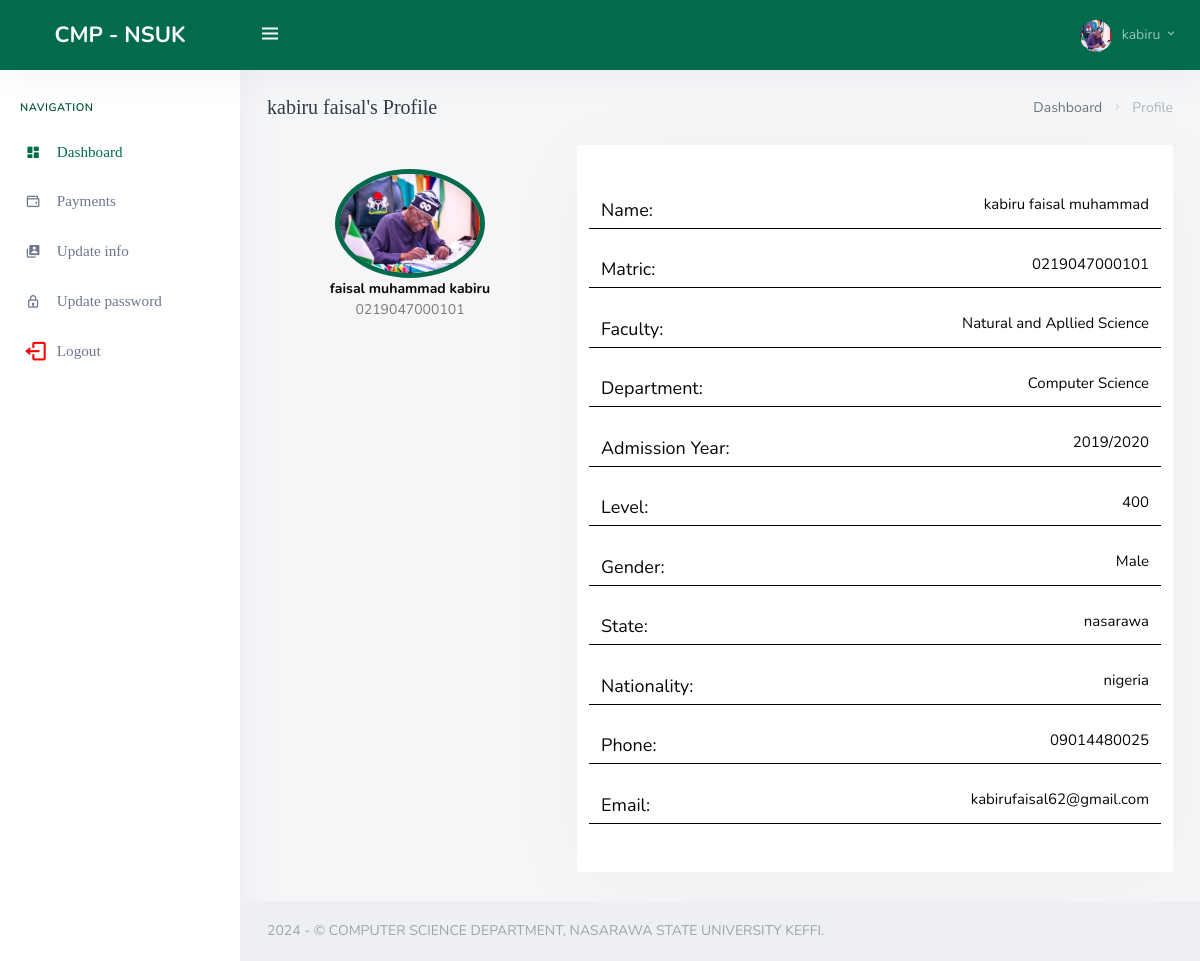
The app's page / (signed in) with its own data.
### students/models.py (models this page shows)
class StudentProfile(models.Model):
    GENDER_CHOICES = (
        ('M', 'Male'),
        ('F', 'Female'),
        ('O', 'Other'),
    )
    user = models.OneToOneField(User, on_delete=models.CASCADE)
    matric_no = models.CharField(max_length=50, blank=True)
    profile_picture = models.ImageField(upload_to='profileimg/', blank=True)
    first_name = models.CharField(max_length=20, blank=True)
    other_names = models.CharField(max_length=20, blank=True)
    last_name = models.CharField(max_length=20, blank=True)
    admission_year = models.ForeignKey(Level, on_delete=models.CASCADE, null=True, blank=True)
    department = models.ForeignKey(Department, on_delete=models.CASCADE, null=True, blank=True)
    faculty = models.ForeignKey(Faculty, on_delete=models.CASCADE, null=True, blank=True)
    phone_number = models.CharField(max_length=15, blank=True)
    state = models.CharField(max_length=1000, blank=True)
    nationality = models.CharField(max_length=1000, blank=True)
    Gender = models.CharField(max_length=1, choices=GENDER_CHOICES, blank=True)
    inst_email = models.CharField(max_length=50, blank=True)
    email_verified = models.BooleanField(default=False)
    account_completed = models.BooleanField(default=False)
    def __str__(self) -> str:
        return self.user.username

class Faculty(models.Model):
    name = models.CharField(max_length=300, blank=True)
    def __str__(self) -> str:
        return self.name
    class Meta:
        verbose_name = "Faculty"  # Singular name in admin
        verbose_name_plural = "Faculties"  # Plural name in admin

class Department(models.Model):
    faculty = models.ForeignKey(Faculty, on_delete=models.CASCADE)
    name = models.CharField(max_length=300, blank=True)
    def __str__(self) -> str:
        return self.name

class Level(models.Model):
    admission_year = models.CharField(max_length=50, blank=True)
    level = models.CharField(max_length=30, blank=True)
    def __str__(self) -> str:
        return self.level
    class Meta:
        ordering = ['admission_year']

### students/views.py (the view)
# urls.py: path('', views.index, name="index"),
@login_required
@profile_completed_required
def index(request):
    studentprofile = request.user.studentprofile
    print(f"your student profile is {studentprofile}")
    context = {
        'student': studentprofile
    }
    return render(request, 'students/students.html', context)

### app/templates/students/students.html (shortened to what this page needs)
{% extends 'app/base.html' %}
{% load static %}
{% block content %}
            <div class="content-page">
                <div class="content">
                    <div class="container-fluid">
                        <div class="row">
                            <div class="col-12">
                                <div class="page-title-box">
                                    <div class="page-title-right">
                                        <ol class="breadcrumb m-0">
                                            <li class="breadcrumb-item"><a href="javascript: void(0);">Dashboard</a></li>
                                            <li class="breadcrumb-item active">Profile</li>
                                        </ol>
                                    </div>
                                    <h4 class="page-title">{{ student.last_name }} {{ student.first_name }}'s Profile</h4>
                                </div>
                            </div>
                        </div>
                        <div class="row">
                            <div class="col-lg-4 col-xl-4">
                                <div class="d-flex flex-column align-items-center text-center p-3">
                                {% if request.user.studentprofile.profile_picture %}
                                    <img src="{{ request.user.studentprofile.profile_picture.url }}" alt="dpic"
                                    class="rounded-circle " width="150px" style="border: 5px solid #016b4b;">
                                {% else %}
                                    <img src="{% static 'assets/images/anondp.jpg' %}" alt="dpic"
                                    class="rounded-circle " width="150px" style="border: 5px solid #016b4b;">
                                {% endif %} <span class="font-weight-bold"> {{ student.first_name }} {{ student.other_names }} {{ student.last_name }}</span>
                                    <span class="text-black-50">{{ student.user.username }}</span>
                                     </div>
                            </div>
                            <div class="col-lg-8 col-xl-8">
                                <div class="card-box">
                                    <div class="row mt-3 d-flex align-items-center flex-column">
                                        <div class="col-md-12 mb-3 profileItemlist">
                                            <div class=" profileHead">Name:</div>
                                            <div class="fullName profileBody mb-2">{{ student.last_name }} {{ student.first_name }} {{ student.other_names }}</div>
                                        </div>
                                        <div class="col-md-12 mb-3 profileItemlist">
                                            <div class="profileMatrichead profileHead">Matric:</div>
                                            <div class="profileMatric profileBody mb-2">{{ request.user.username }}</div>
                                        </div>
                                        <div class="col-md-12 mb-3 profileItemlist">
                                            <div class="profileMatrichead profileHead">Faculty:</div>
                                            <div class="profileMatric profileBody mb-2">{{ student.faculty }}</div>
                                        </div>
                                        <div class="col-md-12 mb-3 profileItemlist">
                                            <div class="profileMatrichead profileHead">Department:</div>
                                            <div class="profileMatric profileBody mb-2">{{ student.department }}</div>
                                        </div>
                                        <div class="col-md-12 mb-3 profileItemlist">
                                            <div class="profileDepartment profileHead">Admission Year:</div>
                                            <div class="profileBody mb-2">{{ student.admission_year.admission_year  }}</div>
                                        </div>
                                        <div class="col-md-12 mb-3 profileItemlist">
                                            <div class="profileDepartment profileHead">Level:</div>
                                            <div class="profileBody mb-2">{{ student.admission_year }}</div>
                                        </div>
                                        <div class="col-md-12 mb-3 profileItemlist">
                                            <div class="profileDepartment profileHead">Gender:</div>
                                            <div class="profileBody mb-2">{{ student.get_Gender_display }}</div>
                                        </div>
                                        <div class="col-md-12 mb-3 profileItemlist">
                                            <div class="profileDepartment profileHead">State:</div>
                                            <div class="profileBody mb-2">{{ student.state }}</div>
                                        </div>
                                        <div class="col-md-12 mb-3 profileItemlist">
                                            <div class="profileDepartment profileHead">Nationality:</div>
                                            <div class="profileBody mb-2">{{ student.nationality }}</div>
                                        </div>
                                        <div class="col-md-12 mb-3 profileItemlist">
                                            <div class="fullName profileHead">Phone:</div>
                                            <div class="profileBody mb-2">{{ student.phone_number }}</div>
                                        </div>
                                        <div class="col-md-12 mb-3 profileItemlist">
                                            <div class="fullName profileHead">Email:</div>
                                            <div class="profileBody mb-2">{{ student.user.email }}</div>
                                        </div>
                                    </div>
                                </div>
                            </div>
                        </div>
                    </div>
                </div>
                {% include "students/footer.html" %}
            </div>
{% endblock %}

### app/templates/app/base.html (shortened to what this page needs)
{% load static %}
<!DOCTYPE html>
<html lang="en">
    <head>
        <link href='https://unpkg.com/boxicons@2.1.4/css/boxicons.min.css' rel='stylesheet'>
        <link href="{% static 'assets/css/bootstrap.min.css' %}" rel="stylesheet" type="text/css" />
        <link href="{% static 'assets/css/icons.min.css' %}" rel="stylesheet" type="text/css" />
        <link href="{% static 'assets/css/app.min.css' %}" rel="stylesheet" type="text/css" />
        <link href="{% static 'assets/css/style.css' %}" rel="stylesheet" type="text/css" />
    </head>
    <body >
        <div id="wrapper">
            <div class="navbar-custom">
                <ul class="list-unstyled topnav-menu float-right mb-0">
                    <li class="dropdown notification-list">
                        <a class="nav-link dropdown-toggle nav-user mr-0 waves-effect waves-light" data-toggle="dropdown" href="#" role="button" aria-haspopup="false" aria-expanded="false">
                            {% if request.user.studentprofile.profile_picture %}
                            <img src="{{ request.user.studentprofile.profile_picture.url }}" alt="dpic" class="rounded-circle" width="150px">
                            {% else %}
                                <img src="{% static 'assets/images/anondp.jpg' %}" alt="dpic" class="rounded-circle" width="150px">
                            {% endif %}                            <span class="pro-user-name ml-1">
                                {{ request.user.studentprofile.last_name }} <i class='bx bx-chevron-down' ></i>
                            </span>
                        </a>
                    </li>
                </ul>
                <div class="logo-box">
                    <a href="{% url 'students:index' %}" class="logo text-center">
                        <span class="logo-lg">
                            <span class="logo-lg-text-light">CMP - NSUK</span>
                        </span>
                    </a>
                </div>
                <ul class="list-unstyled topnav-menu topnav-menu-left m-0">
                    <li>
                        <button class="button-menu-mobile waves-effect waves-light">
                            <i class='bx bx-menu'></i>
                        </button>
                    </li>
                </ul>
            </div>
            <div class="left-side-menu">
                <div class="slimscroll-menu">
                    <div id="sidebar-menu">
                        <ul class="metismenu" id="side-menu">
                            <li class="menu-title">Navigation</li>
                            <li>
                                <a href="{% url 'students:index' %}">
                                    <i class='bx bxs-dashboard'></i>
                                    <span> Dashboard </span>
                                </a>
                            </li>
                            <li>
                                <a href="{% url 'payments:initialize_payment' %}">
                                    <i class='bx bx-wallet'></i>
                                    <span> Payments </span>
                                </a>
                            </li>
                            <li>
                                <a href="{% url 'students:reset-info' %}">
                                    <i class='bx bxs-user-account'></i>
                                    <span> Update info </span>
                                </a>
                            </li>
                            <li>
                                <a href="{% url 'students:change-password' %}">
                                    <i class='bx bx-lock'></i>
                                    <span> Update password </span>
                                </a>
                            </li>
                            <li>
                                <a href="{% url 'students:logout_user' %}">
                                    <i class='bx bx-log-out bx-sm' style="color: red;"></i>
                                    <span > Logout </span>
                                </a>
                            </li>
                        </ul>
                    </div>
                </div>
            </div>
                {% block content %}{% endblock %}
        </div>
</body>
</html>

### app/templates/students/footer.html
 <footer class="footer">
    <div class="container-fluid">
        <div class="row">
            <div class="col-md-12">
                2024 -  &copy; COMPUTER SCIENCE DEPARTMENT, NASARAWA STATE UNIVERSITY KEFFI. </a>
            </div>
        </div>
    </div>
</footer>

### app/static/assets/css/style.css (style rules this page uses)
:root { --body-font: 'Poppins', sans-serif; --big-font: 4rem; --h1-font: 3.6rem; --h2-font: 2.4rem; --h3-font: 2rem; --h4-font: 1.8rem; --normal-font: 1.6rem; --small-font: 1.4rem; --smaller-font: 1.3rem; --font-regular: 400; --font-medium: 500; --font-semi-bold: 600; --primary-color: #016b4b; --primary-lightbg: rgba(1, 107, 75, 0.2); --text-color: #333; --text-color-light: #888682; --border-color: #484848; --white-color: #FFF; --section-bg: #016b4b; --primary-color-hover: #014f38; --z-overlay: 10; --z-fixed: 100; --tran-0-2: 0.2s; --tran-0-3: 0.3s; --tran-0-5: 0.5s; }
.profileItemlist { display: flex; justify-content: space-between; align-items: center; border-bottom: 1.5px solid #000; }
.profileHead { font-size: 18px; }
.profileBody { font-size: 15px; }

### records on screen
StudentProfile: last_name "kabiru", first_name "faisal", other_names "muhammad", user.username "0219047000101", faculty "Natural and Apllied Science", department "Computer Science", admission_year.admission_year "2019/2020", admission_year "400", Gender "Male", state "nasarawa", nationality "nigeria", phone_number "09014480025", user.email "kabirufaisal62@gmail.com"

### other values on screen
{{ request.user.studentprofile.last_name }} "kabiru"
{{ request.user.username }} "0219047000101"
